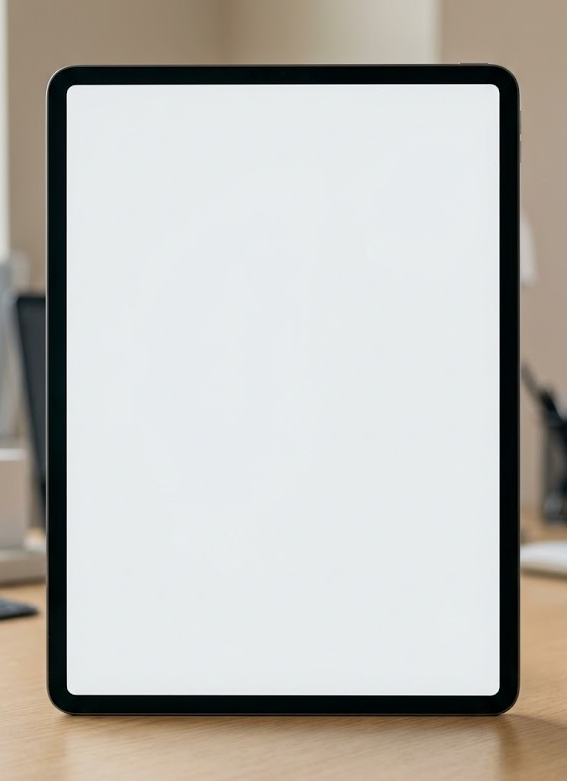
#> input picture assets/ipad.png, 567 x 781 px
$ python square_print.py assets/ipad.png
#> lines starting #> are read from the running program, lines starting #| are printed output that depends on the picture
#!/usr/bin/env python3
import os
import sys
from PIL import Image
import shutil

# ==== CHECK CLI ARGUMENT ====
if len(sys.argv) < 2:
    print("Usage: python3 prints_create.py <input_image>")
    sys.exit(1)

input_image = sys.argv[1]

if not os.path.isfile(input_image):
    print(f"Error: {input_image} not found")
    sys.exit(1)

# ==== CONFIGURATION ====
output_folder = "output_png"

os.makedirs(output_folder, exist_ok=True)

# Target sizes in inches
common_sizes = [(4,6), (8,12), (12,18), (16,20)]
DPI = 300  # print-quality resolution

# ==== FUNCTION TO CREATE PNG ====
def create_png(img_path, size_inch, output_path):
#> called with img_path = 'assets/ipad.png', size_inch = (4, 6), output_path = 'output_png/4x6_inch.png'
    width_px = int(size_inch[0] * DPI)
    height_px = int(size_inch[1] * DPI)

    img = Image.open(img_path)
#> img is the input picture: PIL image 567x781 RGB; mean R, G, B 189.1, 186.9, 181.8
    orig_width, orig_height = img.size
#> orig_width = 567; orig_height = 781
    img_ratio = orig_width / orig_height
#> img_ratio = 0.726
    target_ratio = width_px / height_px

    print(f"\nProcessing {output_path}:")
    print(f"Original resolution: {orig_width}px x {orig_height}px")
#| Original resolution: 567px x 781px
    print(f"Target size: {size_inch[0]}in x {size_inch[1]}in at {DPI} DPI")
    print(f"Pixel calculation: {size_inch[0]}in*{DPI}dpi = {width_px}px, {size_inch[1]}in*{DPI}dpi = {height_px}px")

    # Crop to match ratio if needed
    if abs(img_ratio - target_ratio) > 0.01:
        if img_ratio > target_ratio:
            # Crop width
            new_width = int(orig_height * target_ratio)
#> new_width = 520
            left = (orig_width - new_width)//2
#> left = 23
            img = img.crop((0,0,new_width,orig_height))
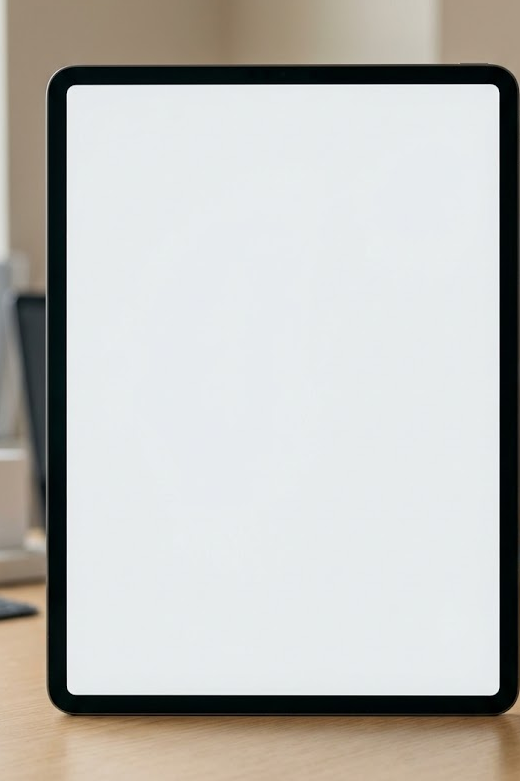
#> img: PIL image 520x781 RGB; mean R, G, B 191.3, 190.6, 186.9
            print(f"Cropped width from {orig_width}px to {new_width}px")
#| Cropped width from 567px to 520px
        else:
            # Crop height
            new_height = int(orig_width / target_ratio)
            top = (orig_height - new_height)//2
            img = img.crop((0,top,orig_width,top+new_height))
            print(f"Cropped height from {orig_height}px to {new_height}px")

    # Resize
    img = img.resize((width_px,height_px), Image.LANCZOS)
#> img: PIL image 1200x1800 RGB
    img.save(output_path, "PNG")
    print(f"Created {output_path} ({width_px}px x {height_px}px)")

# ==== MAIN LOOP ====
# Save original
shutil.copy(input_image, os.path.join(output_folder, "original.png"))

# Generate resized PNGs
for w,h in common_sizes:
    filename = f"{w}x{h}_inch.png"
    path = os.path.join(output_folder, filename)
    create_png(input_image,(w,h),path)

print(f"\nOriginal + {len(common_sizes)} PNGs generated")
